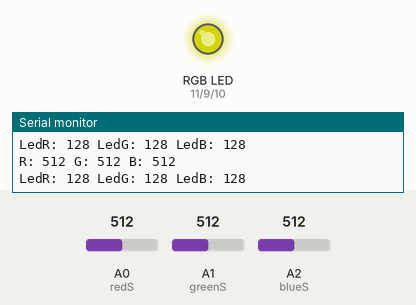
This sketch was run on a simulated Arduino Uno, built with avr-gcc and run on an emulated ATmega328P. Shown: an RGB LED mixed from three pins (HIGH = lit), the last lines printed to the serial monitor. The inputs (shaded band) are chosen by the test bench; at power-on: A0 (redS) = 512, A1 (greenS) = 512, A2 (blueS) = 512. Dim RGB values are drawn brighter than linear.

Above: at 1.2 s.
1.3 s: A0 (redS) set to 412
At 2.0 s:
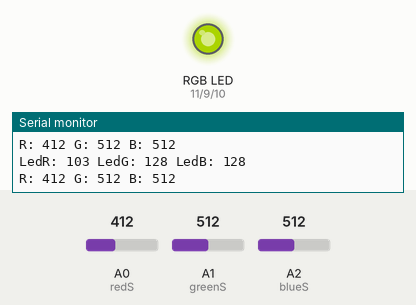
4.3 s: A0 (redS) set to 391
At 5.3 s:
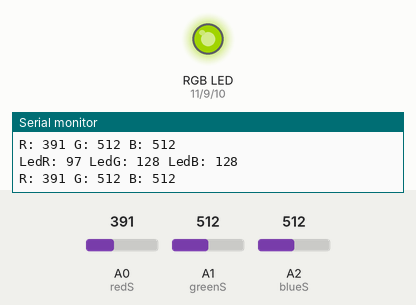
7.3 s: A1 (greenS) set to 417
At 7.9 s:
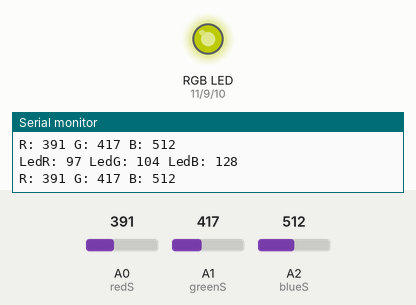
10.3 s: A1 (greenS) set to 388
At 11.5 s:
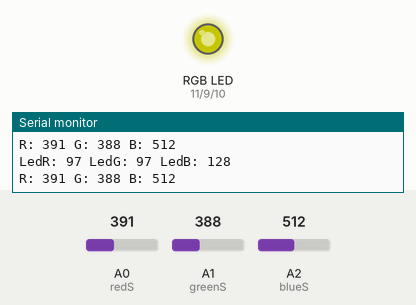
11.8 s: A0 (redS) set to 716
At 13.0 s:
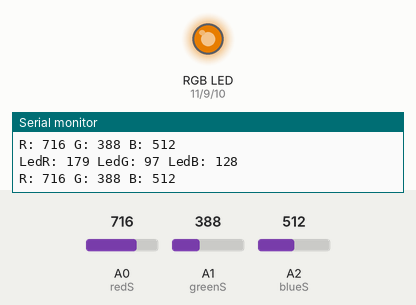
13.3 s: A1 (greenS) set to 108
At 13.8 s:
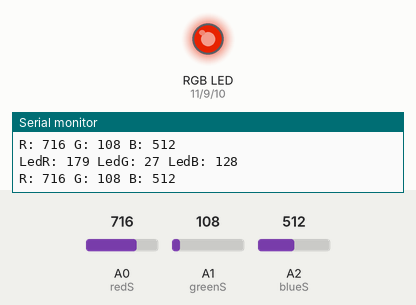
14.8 s: A1 (greenS) set to 89
Timing chart, 0 to 17.8 s (numbered marks = the images above; inputs shaded):
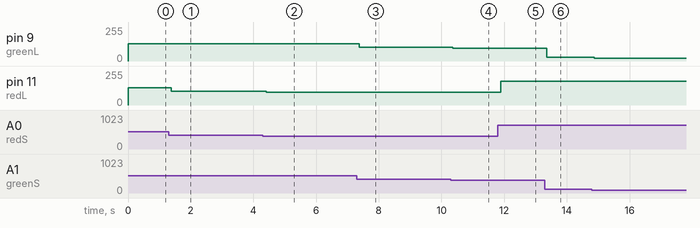

Measured:
- after the input at 1.3 s, pin 11 (redL): 128/255 → 103/255 after 0.08 s
- after the input at 4.3 s, pin 11 (redL): 103/255 → 97/255 after 0.11 s
- after the input at 7.3 s, pin 9 (greenL): 128/255 → 104/255 after 0.08 s
- after the input at 10.3 s, pin 9 (greenL): 104/255 → 97/255 after 0.05 s
- after the input at 11.8 s, pin 11 (redL): 97/255 → 179/255 after 0.09 s
- after the input at 13.3 s, pin 9 (greenL): 97/255 → 27/255 after 0.05 s
- after the input at 14.8 s, pin 9 (greenL): 27/255 → 22/255 after 0.07 s

The sketch:

_4_color_mixing_lamp_.ino
```cpp
const int greenL = 9;
const int redL = 11;
const int blueL = 10;

const int redS = A0;
const int greenS = A1;
const int blueS = A2;


int greenLV = 0;
int redLV = 0;
int blueLV = 0;

int redSV = 0;
int greenSV = 0;
int blueSV = 0;

void setup() {

  Serial.begin(9600);
  pinMode(greenL, OUTPUT);
  pinMode(redL, OUTPUT);
  pinMode(blueL, OUTPUT);

}

void loop() {
  int redSV = analogRead(redS);
  delay(5);
  int greenSV = analogRead(greenS);
  delay(5);
  int blueSV = analogRead(blueS);

  Serial.print("R: ");
  Serial.print(redSV);
  Serial.print(" G: ");
  Serial.print(greenSV);
  Serial.print(" B: ");
  Serial.println(blueSV);

  greenLV = greenSV / 4;
  redLV = redSV / 4;
  blueLV = blueSV / 4;

  Serial.print("LedR: ");
  Serial.print(redLV);
  Serial.print(" LedG: ");
  Serial.print(greenLV);
  Serial.print(" LedB: ");
  Serial.println(blueLV);

  analogWrite(greenL, greenLV);
  analogWrite(redL, redLV);
  //analogWrite(blueL, blueLV);

}
```
